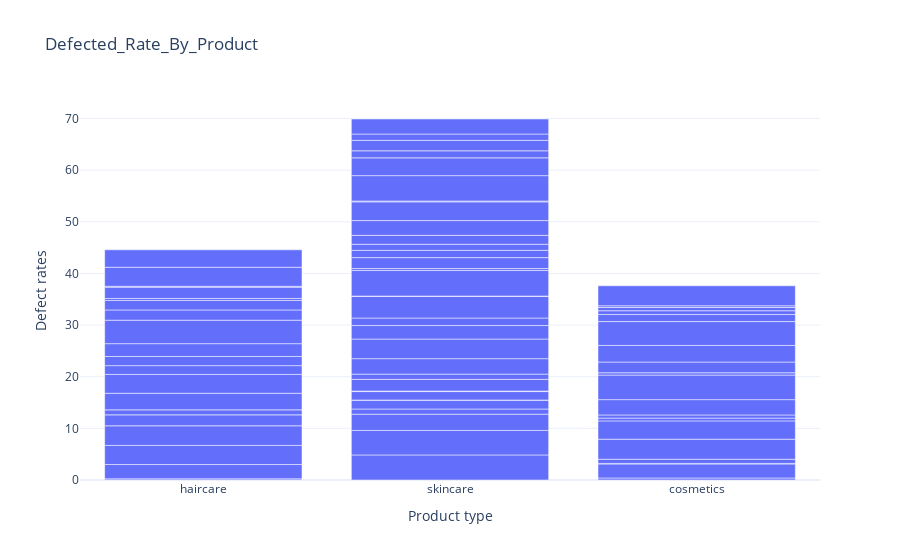

The code cell stored with this chart in its notebook:
### Code cell
defected_rate_by_product=px.bar(data, 
                   x='Product type', 
                   y='Defect rates', 
                   title='Defected_Rate_By_Product',
                   )
defected_rate_by_product.show()

### Figure 1 — Plotly figure (JSON) as saved in the notebook; plotly's stock layout.template omitted (floating-point values rounded to 4 significant figures)
{"data": [{"alignmentgroup": "True", "hovertemplate": "Product type=%{x}<br>Defect rates=%{y}<extra></extra>", "legendgroup": "", "marker": {"color": "#636efa", "pattern": {"shape": ""}}, "name": "", "offsetgroup": "", "orientation": "v", "showlegend": false, "textposition": "auto", "type": "bar", "x": ["haircare", "skincare", "skincare", "skincare", "haircare", "skincare", "cosmetics", "cosmetics", "skincare", "skincare", "skincare", "skincare", "skincare", "skincare", "cosmetics", "haircare", "haircare", "haircare", "cosmetics", "cosmetics", "haircare", "skincare", "cosmetics", "cosmetics", "skincare", "skincare", "cosmetics", "skincare", "skincare", "skincare", "skincare", "cosmetics", "haircare", "haircare", "skincare", "haircare", "cosmetics", "haircare", "skincare", "skincare", "haircare", "haircare", "skincare", "skincare", "cosmetics", "skincare", "skincare", "skincare", "skincare", "skincare", "haircare", "skincare", "haircare", "cosmetics", "cosmetics", "cosmetics", "haircare", "skincare", "haircare", "haircare", "cosmetics", "haircare", "cosmetics", "skincare", "cosmetics", "cosmetics", "cosmetics", "haircare", "skincare"], "xaxis": "x", "y": [0.2264, 4.854, 4.747, 3.146, 2.779, 1.001, 0.3982, 2.71, 1.727, 0.02117, 1.631, 0.1007, 2.264, 1.013, 0.102, 3.691, 3.797, 2.119, 0.8158, 3.878, 0.9654, 2.989, 3.541, 0.5412, 3.806, 2.61, 0.6133, 1.452, 4.213, 0.0453, 4.939, 2.963, 3.22, 3.649, 0.3806, 1.698, 4.755, 1.773, 2.122, 1.41, 2.479, 4.549, 1.174, 1.73, 0.4472, 2.853, 3.633, 0.1595, 4.911, 3.448, 1.983, 1.362, 1.831, 2.079, 3.213, 4.621, 0.3966, 2.03, 2.18, 0.1659, 1.374, 3.694, 0.7222, 1.219, 0.626, 0.3334, 3.872, 3.376, 2.908], "yaxis": "y"}], "layout": {"autosize": true, "barmode": "relative", "legend": {"tracegroupgap": 0}, "title": {"text": "Defected_Rate_By_Product"}, "xaxis": {"anchor": "y", "autorange": true, "domain": [0, 1], "range": [-0.5, 2.5], "title": {"text": "Product type"}, "type": "category"}, "yaxis": {"anchor": "x", "autorange": true, "domain": [0, 1], "range": [0, 73.58], "title": {"text": "Defect rates"}, "type": "linear"}}}
